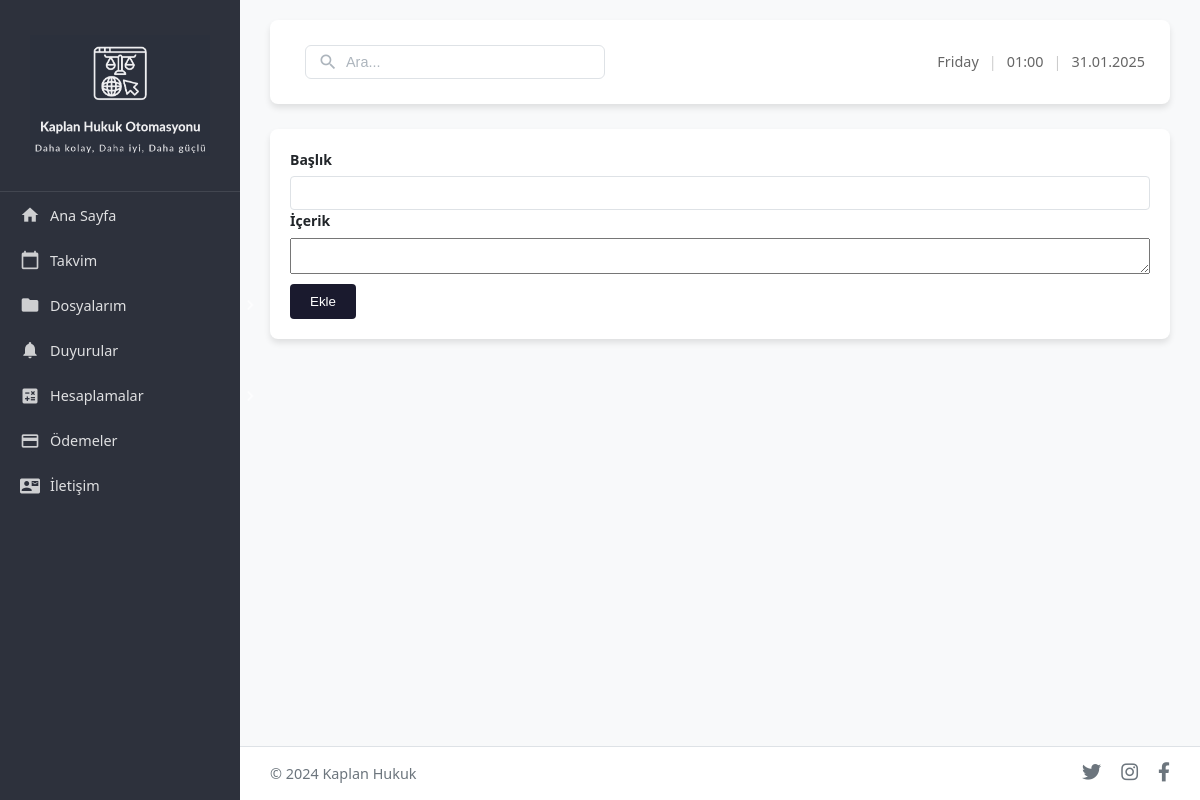
Page /duyurular on the earlier database version.
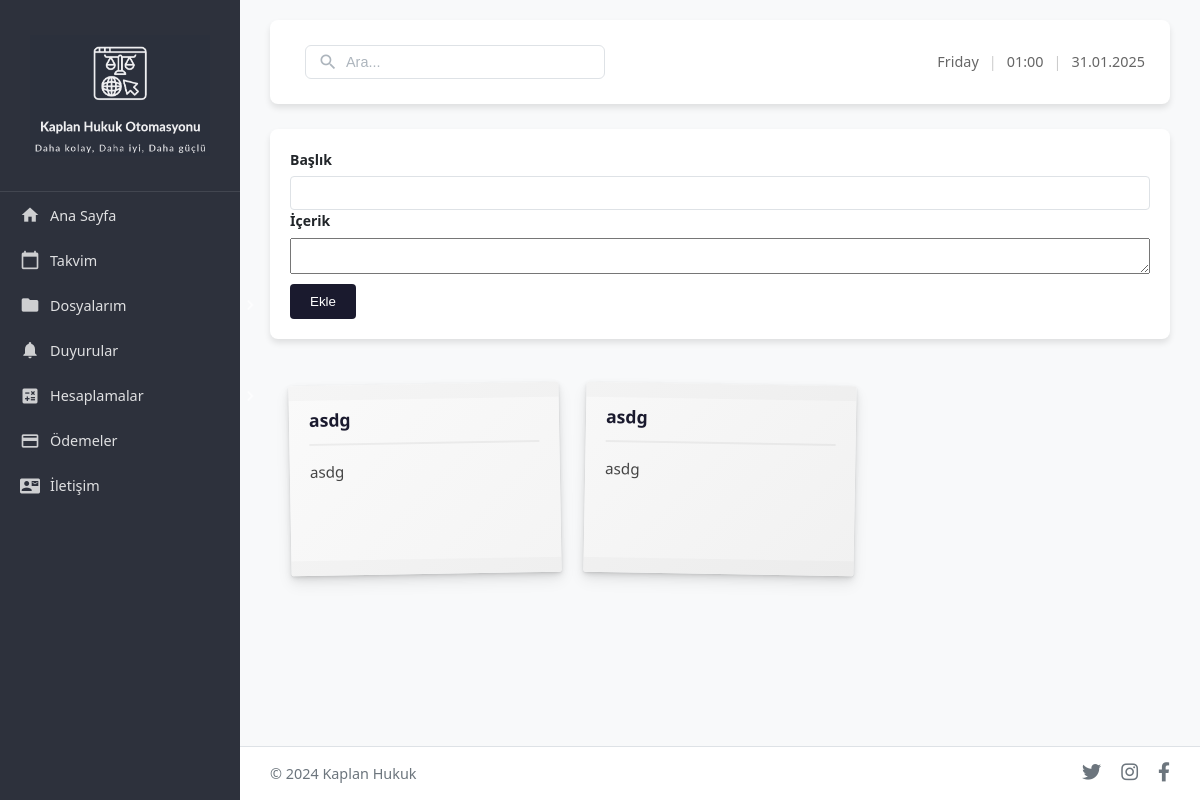
Same page on the later database version.
### app.py (models this page shows)
class Announcement(db.Model):
    id = db.Column(db.Integer, primary_key=True)
    title = db.Column(db.String(100), nullable=False)
    content = db.Column(db.String(250), nullable=False)
    user_id = db.Column(db.Integer, db.ForeignKey('user.id'), nullable=False)

### app.py (the view)
@app.route('/duyurular', methods=['GET', 'POST'])
def duyurular():
    if request.method == 'POST':
        title = request.form['title']
        content = request.form['content']
        new_announcement = Announcement(title=title, content=content, user_id=1)  # user_id=1 olarak sabitlenmiştir
        db.session.add(new_announcement)
        db.session.commit()
    announcements = Announcement.query.all()
    return render_template('duyurular.html', announcements=announcements)

### app.py (called while the page is built)
@app.context_processor
def inject_datetime():
    try:
        now = datetime.now()
        current_time = {
            'weekday': now.strftime('%A'),  # Gün adı
            'time': now.strftime('%H:%M'),  # Saat
            'date': now.strftime('%d.%m.%Y')  # Tarih
        }
    except Exception:
        current_time = {
            'weekday': '',
            'time': '',
            'date': ''
        }
    return dict(current_time=current_time)

### templates/duyurular.html (shortened to what this page needs)
{% extends "layout.html" %}
{% block content %}
    <div class="form-container">
        <form method="POST">
            <div class="input-group">
                <label for="title">Başlık</label>
                <input type="text" id="title" name="title" required>
            </div>
            <div class="input-group">
                <label for="content">İçerik</label>
                <textarea id="content" name="content" required></textarea>
            </div>
            <button type="submit">Ekle</button>
        </form>
    </div>
    <div class="announcement-board">
        {% for announcement in announcements %}
            <div class="post-it">
                <h3>{{ announcement.title }}</h3>
                <p>{{ announcement.content }}</p>
            </div>
        {% endfor %}
    </div>
{% endblock %}

Differences in the rows shown:
added Announcement: title "asdg", content "asdg"
added Announcement: title "asdg", content "asdg"
